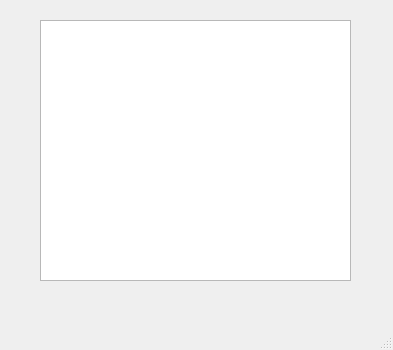
<?xml version="1.0" encoding="UTF-8"?>
<ui version="4.0">
 <class>DataReceiver</class>
 <widget class="QMainWindow" name="DataReceiver">
  <property name="geometry">
   <rect>
    <x>0</x>
    <y>0</y>
    <width>393</width>
    <height>350</height>
   </rect>
  </property>
  <property name="windowTitle">
   <string>DataReceiver</string>
  </property>
  <widget class="QWidget" name="centralwidget">
   <widget class="QTextBrowser" name="textBrowser">
    <property name="geometry">
     <rect>
      <x>40</x>
      <y>20</y>
      <width>311</width>
      <height>261</height>
     </rect>
    </property>
   </widget>
  </widget>
  <widget class="QMenuBar" name="menubar">
   <property name="geometry">
    <rect>
     <x>0</x>
     <y>0</y>
     <width>393</width>
     <height>22</height>
    </rect>
   </property>
  </widget>
  <widget class="QStatusBar" name="statusbar"/>
 </widget>
 <resources/>
 <connections/>
</ui>
